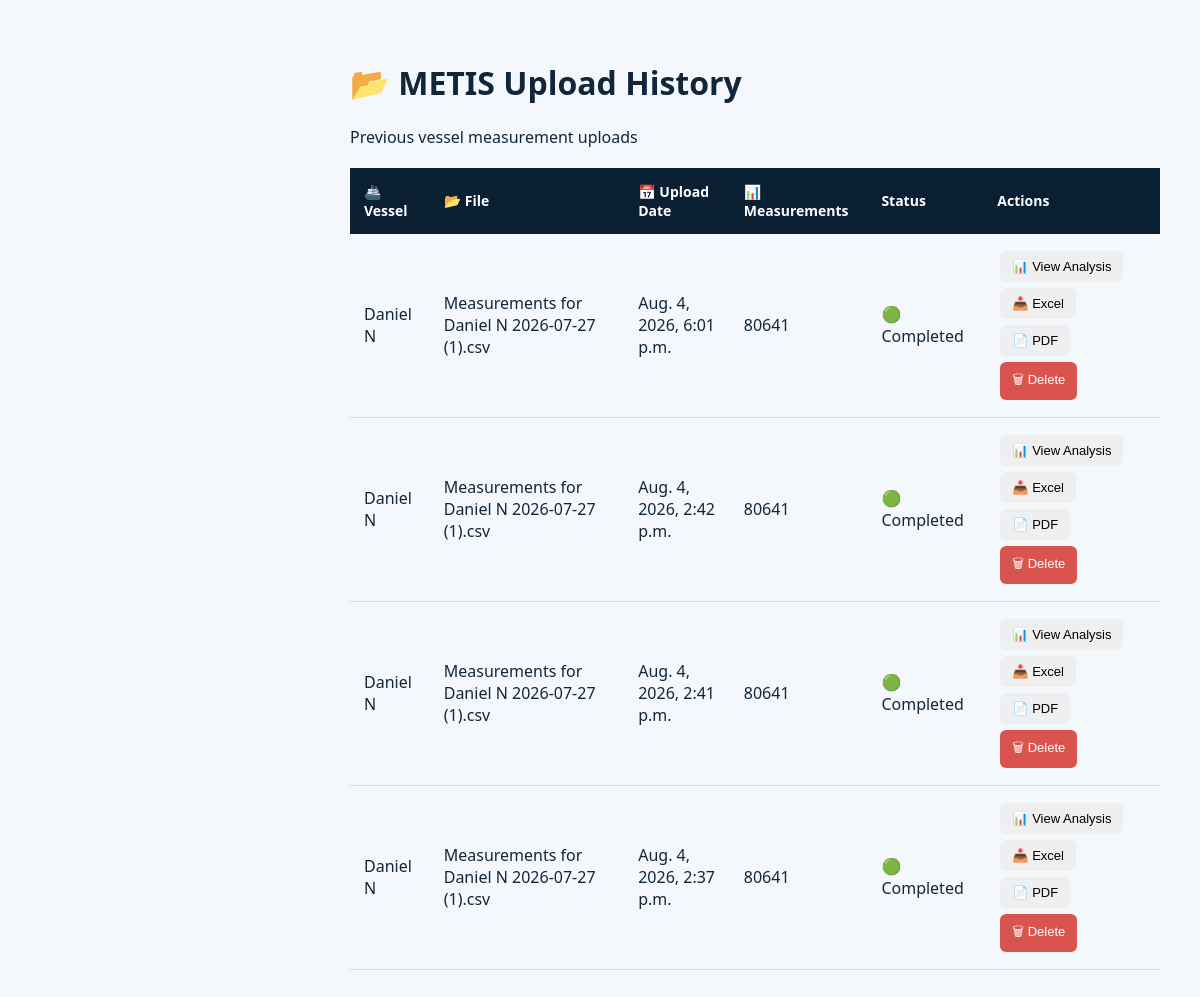
Page /fuel/history/ on the committed database.
### fuel/models.py (models this page shows, shortened)
class MetisUpload(models.Model):
    vessel = models.ForeignKey(
        Vessel,
        on_delete=models.CASCADE
    )
    file_name = models.CharField(
        max_length=255
    )
    upload_date = models.DateTimeField(
        auto_now_add=True
    )
    start_time = models.DateTimeField(
        null=True,
        blank=True
    )
    end_time = models.DateTimeField(
        null=True,
        blank=True
    )
    rows_processed = models.IntegerField(
        default=0
    )
    status = models.CharField(
        max_length=50,
        default="Completed"
    )
    class Meta:
        verbose_name = "METIS Upload"
        verbose_name_plural = "📂 METIS Data Uploads"

class Vessel(models.Model):
    name = models.CharField(
        max_length=100
    )
    imo_number = models.CharField(
        max_length=50,
        blank=True
    )
    vessel_type = models.CharField(
        max_length=100,
        blank=True
    )
    engine = models.CharField(
        max_length=100,
        blank=True
    )
    created_at = models.DateTimeField(
        auto_now_add=True
    )
    class Meta:
        verbose_name = "Vessel"
        verbose_name_plural = "🚢 Vessels"

### fuel/views.py (the view)
def upload_history(request):
    uploads = MetisUpload.objects.all().order_by(
        "-upload_date"
    )
    return render(
        request,
        "fuel/upload_history.html",
        {
            "uploads": uploads
        }
    )

### templates/fuel/upload_history.html (shortened to what this page needs)
{% load static %}
<!DOCTYPE html>
<html>
<head>
<link rel="stylesheet"
href="{% static 'css/fuel.css' %}">
</head>
<body>
<div class="main">
<h1>
📂 METIS Upload History
</h1>
<p>
Previous vessel measurement uploads
</p>
<div class="table-card">
<table>
<tr>
<th>
🚢 Vessel
</th>
<th>
📂 File
</th>
<th>
📅 Upload Date
</th>
<th>
📊 Measurements
</th>
<th>
Status
</th>
<th>
Actions
</th>
</tr>
{% for upload in uploads %}
<tr>
<td>
{{upload.vessel.name}}
</td>
<td>
{{upload.file_name}}
</td>
<td>
{{upload.upload_date}}
</td>
<td>
{{upload.rows_processed}}
</td>
<td>
{% if upload.status == "Completed" %}
🟢 {{upload.status}}
{% else %}
🟡 {{upload.status}}
{% endif %}
</td>
<td>
<a href="{% url 'upload_analysis' upload.id %}">
<button>
📊 View Analysis
</button>
</a>
<a href="{% url 'download_excel' upload.id %}">
<button>
📥 Excel
</button>
</a>
<a href="{% url 'download_pdf' upload.id %}">
<button>
📄 PDF
</button>
</a>
<a href="{% url 'delete_upload' upload.id %}">
<button style="background:#d9534f;color:white;">
🗑 Delete
</button>
</a>
</td>
</tr>
{% empty %}
<tr>
<td colspan="6">
No uploads yet
</td>
</tr>
{% endfor %}
</table>
</div>
</div>
</body>
</html>

### static/css/fuel.css (style rules this page uses)
body { margin:0; font-family: "Segoe UI", Arial; background:#f4f8fc; color:#12263a; }
.main { margin-left:310px; padding:40px; }
.table-card table { width:100%; border-collapse:collapse; margin-top:20px; }
.table-card th { text-align:left; padding:14px; background:#0b1f33; color:white; font-size:14px; }
.table-card td { padding:14px; border-bottom:1px solid #ddd; vertical-align:middle; }
.table-card button { padding:8px 12px; margin:3px; border-radius:6px; border:none; cursor:pointer; font-size:13px; }

### rows in the picture
MetisUpload: vessel.name "Daniel N", file_name "Measurements for Daniel N 2026-07-27 (1).csv", upload_date "Aug. 4, 2026, 6:01 p.m.", rows_processed "80641", status "Completed"
MetisUpload: vessel.name "Daniel N", file_name "Measurements for Daniel N 2026-07-27 (1).csv", upload_date "Aug. 4, 2026, 2:42 p.m.", rows_processed "80641", status "Completed"
MetisUpload: vessel.name "Daniel N", file_name "Measurements for Daniel N 2026-07-27 (1).csv", upload_date "Aug. 4, 2026, 2:41 p.m.", rows_processed "80641", status "Completed"
MetisUpload: vessel.name "Daniel N", file_name "Measurements for Daniel N 2026-07-27 (1).csv", upload_date "Aug. 4, 2026, 2:37 p.m.", rows_processed "80641", status "Completed"
